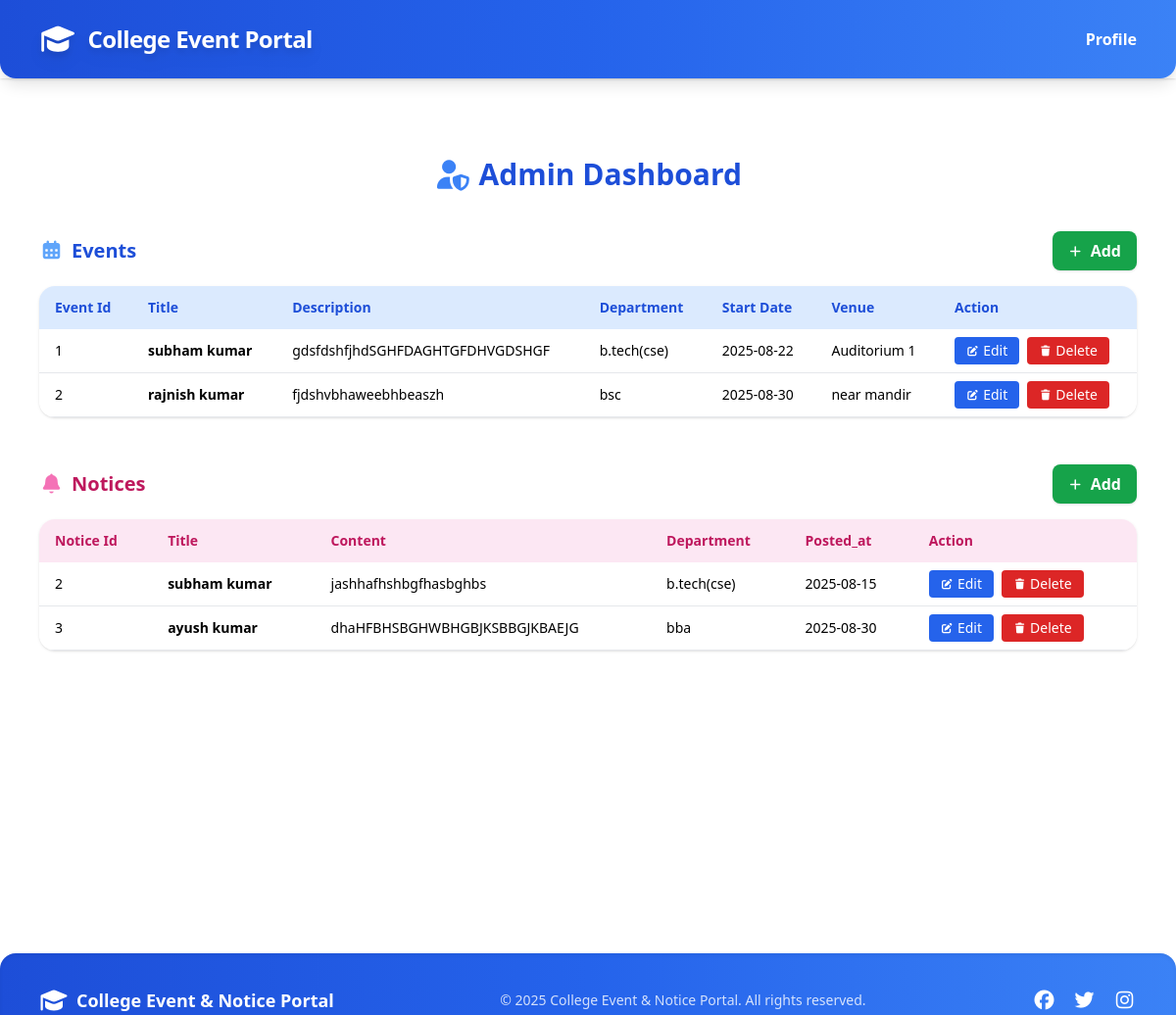
The page /admin (signed in) on the database its author committed.
### app.py (models this page shows)
class Events(db.Model):
    id= db.Column(db.Integer, primary_key=True)
    title= db.Column(db.String(512))
    start_date = db.Column(db.DateTime, nullable=False, default=datetime.datetime.now)
    description =  db.Column(db.String(512))
    location = db.Column(db.String(64), nullable=False)
    department = db.Column(db.String(64))
    create_at = db.Column(db.DateTime)
    def to_json(self):
        return {
            'id' : self.id,
            'title': self.title,
            'start_date': self.start_date,
            'description':self.description,
            'location': self.location,
            'department': self.department,
            'create_at': self.create_at
        }

class Notice(db.Model):
    id= db.Column(db.Integer, primary_key=True)
    title= db.Column(db.String(512))
    content= db.Column(db.String(512))
    department = db.Column(db.String(64))
    posted_at = db.Column(db.DateTime, default=datetime.datetime.now)
    def to_json(self):
        return {
            'id': self.id,
            'title': self.title,
            'content': self.content,
            'department': self.department,
            'posted_at': self.posted_at
        }

### app.py (the view)
@app.route('/admin')
def admin():
    user = User.query.get(session['user_id'])
    if not user.is_admin:
        flash('You are not authorized to view this page.')
        return redirect(url_for('index'))
        events = Events.query.all()
    event_data = []
    events = Events.query.all()
    for event in events:
        event_data.append(event.to_json())
    notice_data = []
    notices = Notice.query.all()
    for notice in notices:
        notice_data.append(notice.to_json())
    return render_template('admin.html',user=user,notices=notice_data, events=event_data)

### templates/admin.html (shortened to what this page needs)
{% extends "layout.html" %}
{% block content %}
<div class="max-w-6xl mx-auto mt-10">
    <h1 class="text-3xl font-extrabold text-blue-700 text-center mb-10 flex items-center justify-center gap-2">
        <i class="fa-solid fa-user-shield text-blue-500"></i>
        Admin Dashboard
    </h1>
    <div class="flex items-center justify-between mb-4">
        <h2 class="text-xl font-bold text-blue-700 flex items-center gap-2">
            <i class="fa-solid fa-calendar-days text-blue-400"></i>
            Events
        </h2>
        <a class="px-4 py-2 rounded-lg bg-green-600 text-white font-bold hover:bg-green-700 shadow flex items-center gap-2 transition"
            href="{{ url_for('add_event' ) }}">
            <i class="fas fa-plus fa-xs"></i>
            Add
        </a>
    </div>
    <div class="overflow-x-auto rounded-2xl shadow mb-10">
        <table class="min-w-full bg-white text-sm rounded-2xl">
            <thead class="bg-blue-100 text-blue-700">
                <tr>
                    <th class="py-3 px-4 text-left">Event Id</th>
                    <th class="py-3 px-4 text-left">Title</th>
                    <th class="py-3 px-4 text-left">Description</th>
                    <th class="py-3 px-4 text-left">Department</th>
                    <th class="py-3 px-4 text-left">Start Date</th>
                    <th class="py-3 px-4 text-left">Venue</th>
                    <th class="py-3 px-4 text-left">Action</th>
                </tr>
            </thead>
            <tbody>
                {% for event in events %}
                <tr class="border-b hover:bg-blue-50">
                    <td class="py-2 px-4">{{event.id}}</td>
                    <td class="py-2 px-4 font-semibold">{{event.title}}</td>
                    <td class="py-2 px-4">{{event.description}}</td>
                    <td class="py-2 px-4">{{event.department}}</td>
                    <td class="py-2 px-4">{{event.start_date.strftime('%Y-%m-%d') if event.start_date else ''}}</td>
                    <td class="py-2 px-4">{{event.location}}</td>
                    <td class="py-2 px-4 flex gap-2">
                        <a class="px-3 py-1 rounded bg-blue-600 text-white hover:bg-blue-700 flex items-center gap-1 transition"
                            href="/event/edit/{{event.id}}">
                             Edit
                        </a>
                        <a class="px-3 py-1 rounded bg-red-600 text-white hover:bg-red-700 flex items-center gap-1 transition"
                            href="/event/delete/{{event.id}}">
                             Delete
                        </a>
                    </td>
                </tr>
                {% endfor %}
            </tbody>
        </table>
    </div>
    <div class="flex items-center justify-between mb-4 mt-12">
        <h2 class="text-xl font-bold text-pink-700 flex items-center gap-2">
            <i class="fa-solid fa-bell text-pink-400"></i>
            Notices
        </h2>
        <a class="px-4 py-2 rounded-lg bg-green-600 text-white font-bold hover:bg-green-700 shadow flex items-center gap-2 transition"
            href="{{ url_for('add_notice' ) }}">
            <i class="fas fa-plus fa-xs"></i>
            Add
        </a>
    </div>
    <div class="overflow-x-auto rounded-2xl shadow">
        <table class="min-w-full bg-white text-sm rounded-2xl">
            <thead class="bg-pink-100 text-pink-700">
                <tr>
                    <th class="py-3 px-4 text-left">Notice Id</th>
                    <th class="py-3 px-4 text-left">Title</th>
                    <th class="py-3 px-4 text-left">Content</th>
                    <th class="py-3 px-4 text-left">Department</th>
                    <th class="py-3 px-4 text-left">Posted_at</th>
                    <th class="py-3 px-4 text-left">Action</th>
                </tr>
            </thead>
            <tbody>
                {% for notice in notices %}
                <tr class="border-b hover:bg-pink-50">
                    <td class="py-2 px-4">{{notice.id}}</td>
                    <td class="py-2 px-4 font-semibold">{{notice.title}}</td>
                    <td class="py-2 px-4">{{notice.content}}</td>
                    <td class="py-2 px-4">{{notice.department}}</td>
                    <td class="py-2 px-4">{{ notice.posted_at.strftime('%Y-%m-%d') if notice.posted_at else '' }}</td>
                    <td class="py-2 px-4 flex gap-2">
                        <a class="px-3 py-1 rounded bg-blue-600 text-white hover:bg-blue-700 flex items-center gap-1 transition"
                            href="{{url_for('edit_notice', id=notice.id)}}">
                             Edit
                        </a>
                        <a class="px-3 py-1 rounded bg-red-600 text-white hover:bg-red-700 flex items-center gap-1 transition"
                            href="/notice/delete/{{notice.id}}">
                             Delete
                        </a>
                    </td>
                </tr>
                {% endfor %}
            </tbody>
        </table>
    </div>
</div>
{% endblock %}

### templates/layout.html (shortened to what this page needs)
<!DOCTYPE html>
<html lang="en">
<head>
    <script src="https://cdn.tailwindcss.com"></script>
    <link rel="stylesheet" href="https://cdnjs.cloudflare.com/ajax/libs/font-awesome/7.0.0/css/all.min.css">
</head>
<body>
    <header class="bg-white shadow sticky top-0 z-30">
        {% include 'nav.html' %}
    </header>
    <main class="min-h-[80vh] max-w-6xl mx-auto px-4 py-10">
        {% block content %}
        {% endblock %}
    </main>
    {% include 'footer.html' %}
</body>
</html>

### templates/nav.html (shortened to what this page needs)
<nav class="w-full bg-gradient-to-r from-blue-700 via-blue-600 to-blue-500 shadow-lg rounded-b-2xl">
    <div class="max-w-6xl mx-auto px-4 flex items-center justify-between h-20">
        <a href="/" class="flex items-center gap-3 text-white font-extrabold text-2xl tracking-tight drop-shadow-lg">
            <i class="fa-solid fa-graduation-cap text-3xl"></i>
            <span class="hidden sm:inline">College Event Portal</span>
        </a>
        <ul
            class="flex-col md:flex-row md:flex gap-2 md:gap-6 items-center font-semibold text-white bg-blue-700 md:bg-transparent absolute md:static left-0 right-0 top-20 md:top-0 shadow md:shadow-none p-4 md:p-0 z-20 hidden peer-checked:flex rounded-b-2xl md:rounded-none">
            {% if user %}
            <li>
                <a href="{{url_for('profile')}}" class="hover:text-yellow-300 transition">Profile</a>
            </li>
            {% endif %}
        </ul>
    </div>
</nav>

### templates/footer.html
<footer
    class="w-full bg-gradient-to-r from-blue-700 via-blue-600 to-blue-500 text-white py-8 mt-16 rounded-t-2xl shadow-inner">
    <div class="max-w-6xl mx-auto px-4 flex flex-col md:flex-row items-center justify-between gap-4">
        <div class="flex items-center gap-2 text-lg font-bold">
            <i class="fa-solid fa-graduation-cap text-2xl"></i>
            College Event & Notice Portal
        </div>
        <div class="text-sm opacity-80">
            &copy; 2025 College Event & Notice Portal. All rights reserved.
        </div>
        <div class="flex gap-4 text-xl">
            <a href="#" class="hover:text-yellow-300 transition"><i class="fab fa-facebook"></i></a>
            <a href="#" class="hover:text-yellow-300 transition"><i class="fab fa-twitter"></i></a>
            <a href="#" class="hover:text-yellow-300 transition"><i class="fab fa-instagram"></i></a>
        </div>
    </div>
</footer>

### rows shown on the page
Events: id "1", title "subham kumar", description "gdsfdshfjhdSGHFDAGHTGFDHVGDSHGF", department "b.tech(cse)", start_date "2025-08-22", location "Auditorium 1"
Events: id "2", title "rajnish kumar", description "fjdshvbhaweebhbeaszh", department "bsc", start_date "2025-08-30", location "near mandir"
Notice: id "2", title "subham kumar", content "jashhafhshbgfhasbghbs", department "b.tech(cse)", posted_at "2025-08-15"
Notice: id "3", title "ayush kumar", content "dhaHFBHSBGHWBHGBJKSBBGJKBAEJG", department "bba", posted_at "2025-08-30"
